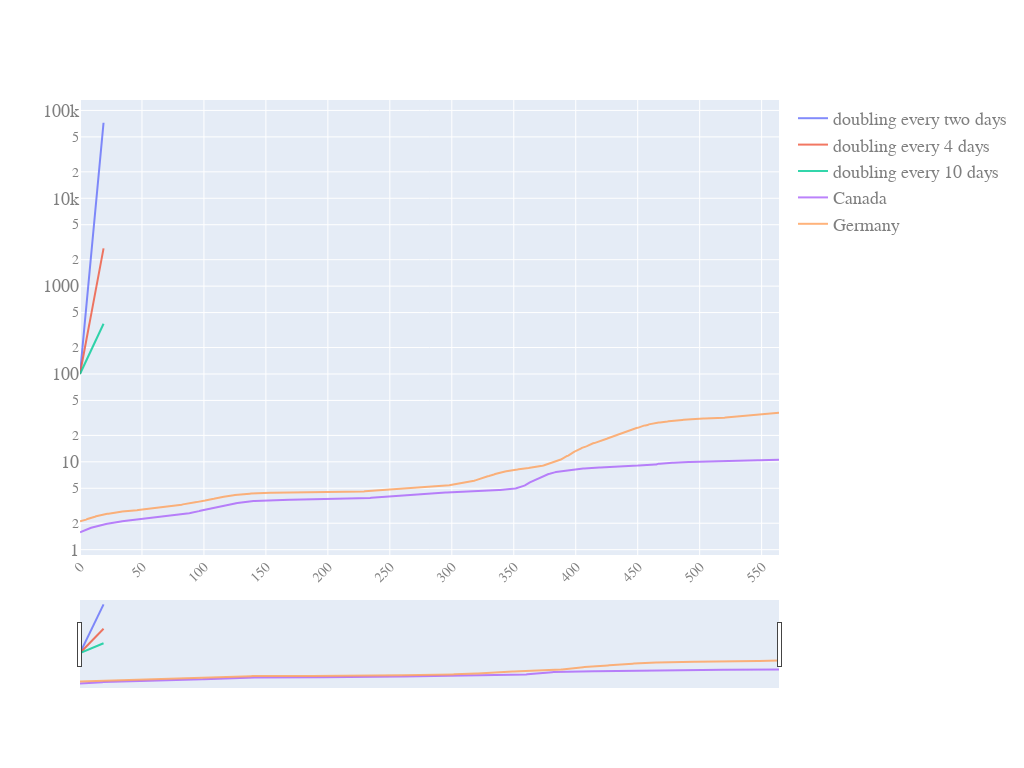

Notebook code for this chart:
### Code cell
quick_plot(pd_sync_timelines_w_slope.date,
           pd_sync_timelines_w_slope.iloc[:,0:5],
           y_scale='log',
           slider=True)

### Figure 1 — Plotly figure (JSON) as saved in the notebook; plotly's stock layout.template omitted (floating-point values rounded to 4 significant figures; data arrays with more than 128 entries replaced by an {"elided": "..."} marker saying what was removed)
{"data": [{"name": "doubling every two days", "opacity": 0.8, "type": "scatter", "x": {"elided": "565 int values"}, "y": {"elided": "565 float values"}}, {"name": "doubling every 4 days", "opacity": 0.8, "type": "scatter", "x": {"elided": "565 int values"}, "y": {"elided": "565 float values"}}, {"name": "doubling every 10 days", "opacity": 0.8, "type": "scatter", "x": {"elided": "565 int values"}, "y": {"elided": "565 float values"}}, {"name": "Canada", "opacity": 0.8, "type": "scatter", "x": {"elided": "565 int values"}, "y": {"elided": "565 float values"}}, {"name": "Germany", "opacity": 0.8, "type": "scatter", "x": {"elided": "565 int values"}, "y": {"elided": "565 float values"}}], "layout": {"autosize": true, "font": {"color": "#7f7f7f", "family": "PT Sans, monospace", "size": 18}, "height": 768, "width": 1024, "xaxis": {"nticks": 20, "rangeslider": {"visible": true}, "tickangle": -45, "tickfont": {"color": "#7f7f7f", "size": 14}}, "yaxis": {"type": "log"}}}
